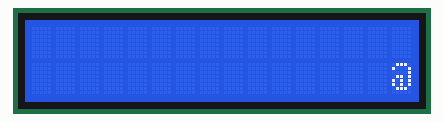
The sketch below on a simulated Arduino Uno, built with avr-gcc and run on an emulated ATmega328P. Parts: 16×2 character LCD.

Above: at 0.16 s.
At 0.76 s:
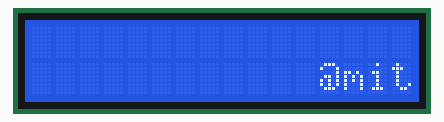
At 1.16 s:
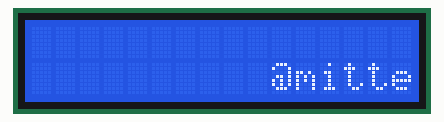
At 1.56 s:
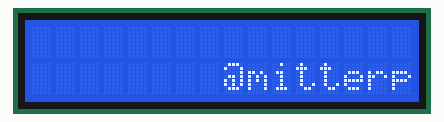
At 2.96 s:
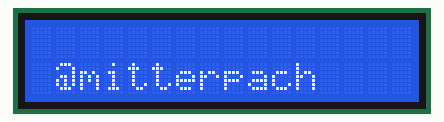
At 5.96 s:
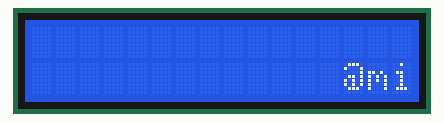

Measured:
- by itself, everything shown: repeats every 5.4 s, in 27 steps

The sketch:

scrollingTextSimple.ino
```cpp
#include <LiquidCrystal.h>
#include <string.h>

const int rs = 12, en = 11, d4 = 5, d5 = 4, d6 = 3, d7 = 2;
const short displayWidth = 16;

LiquidCrystal lcd(rs, en, d4, d5, d6, d7);

void setup() {
  lcd.begin(displayWidth, 2);
}


void loop() {
  char string[16] = "@mitterpach";

  lcd.setCursor(displayWidth, 1);
  lcd.autoscroll();

  for (int i = 0; i < strlen(string) + displayWidth; i++) {
    if (i < strlen(string))
      lcd.print(string[i]);
    else
      lcd.print(" ");
    delay(200);
  }

  lcd.noAutoscroll();
  lcd.clear();
}
```
